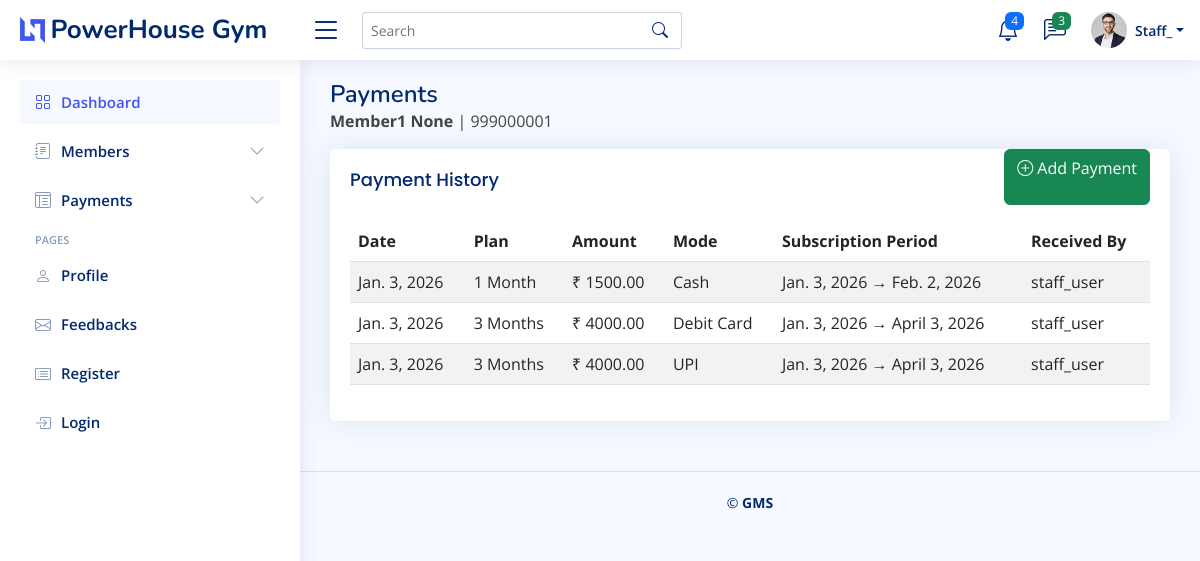
/dashboard/members/1/payments/ (signed in), run on the app's committed database.
### accounts/models.py (models this page shows, shortened)
class User(AbstractUser):
    ROLE_CHOICES = (
        ('owner', 'Gym Owner'),
        ('site_manager', 'Site Manager'),
        ('gym_manager', 'Gym Manager'),
        ('staff', 'Staff'),
    )
    STAY_STATUS_CHOICES = (
        ('pg', 'PG'),
        ('rent', 'Rented Room/House'),
        ('hostel', 'Hostel'),
        ('college', 'School / College'),
        ('other', 'Other'),
    )
    role = models.CharField(
        max_length=20,
        choices=ROLE_CHOICES,
        default='staff',
        db_index=True  # ✅ RBAC checks,
    )
    organization = models.ForeignKey(
        'organizations.Organization',
        on_delete=models.SET_NULL,
        null=True,
        blank=True,
        db_index=True
    )
    branch = models.ForeignKey(
        'organizations.Branch',
        on_delete=models.SET_NULL,
        null=True,
        blank=True,
        db_index=True  # ✅ RBAC checks
    )
    mobile = models.CharField(max_length=20, blank=True, null=True,db_index=True)
    city = models.CharField(max_length=100, blank=True, null=True)
    state = models.CharField(max_length=100, blank=True, null=True)
    country = models.CharField(max_length=100, blank=True, null=True)
    current_stay_status = models.CharField(
        max_length=20,
        choices=STAY_STATUS_CHOICES,
        blank=True,
        null=True
    )
    is_active = models.BooleanField(default=True)
    created_at = models.DateTimeField(auto_now_add=True)
    updated_at = models.DateTimeField(auto_now=True)

### members/models.py (models this page shows, shortened)
class Member(models.Model):
    organization = models.ForeignKey(
        'organizations.Organization',
        on_delete=models.CASCADE,
        related_name='members',
        db_index=True
    )
    branch = models.ForeignKey(
        'organizations.Branch',
        on_delete=models.CASCADE,
        related_name='members',
        db_index=True
    )
    first_name = models.CharField(max_length=100)
    last_name = models.CharField(max_length=100, blank=True, null=True)
    mobile = models.CharField(max_length=20,db_index=True  )
    email = models.EmailField(blank=True, null=True)
    is_active = models.BooleanField(default=True,db_index=True  )
    created_at = models.DateTimeField(auto_now_add=True)
    updated_at = models.DateTimeField(auto_now=True)
    deleted_at = models.DateTimeField(null=True, blank=True)
    deleted_by = models.ForeignKey(
        'accounts.User',
        on_delete=models.SET_NULL,
        null=True,
        blank=True,
        related_name='deleted_members'
    )

### subscriptions/models.py (models this page shows, shortened)
class Payment(models.Model):
    PAYMENT_MODE_CHOICES = (
        ('cash', 'Cash'),
        ('upi', 'UPI'),
        ('debit_card', 'Debit Card'),
        ('credit_card', 'Credit Card'),
        ('bank_transfer', 'Bank Transfer'),
    )
    organization = models.ForeignKey(
        'organizations.Organization',
        on_delete=models.CASCADE,
        related_name='payments',
        db_index=True
    )
    subscription = models.ForeignKey(
        Subscription,
        on_delete=models.CASCADE,
        related_name='payments'
    )
    member = models.ForeignKey(
        'members.Member',
        on_delete=models.CASCADE,
        related_name='payments'
    )
    amount = models.DecimalField(max_digits=10, decimal_places=2)
    payment_mode = models.CharField(
        max_length=20,
        choices=PAYMENT_MODE_CHOICES,
        db_index=True
    )
    payment_ref = models.CharField(
        max_length=100,
        blank=True,
        null=True
    )
    payment_date = models.DateField(db_index=True)
    received_by = models.ForeignKey(
        'accounts.User',
        on_delete=models.SET_NULL,
        null=True,
        related_name='received_payments',
        db_index=True
    )
    is_void = models.BooleanField(default=False, db_index=True)
    voided_at = models.DateTimeField(null=True, blank=True)
    voided_by = models.ForeignKey(
        'accounts.User',
        on_delete=models.SET_NULL,
        null=True,
        blank=True,
        related_name='voided_payments'
    )
    created_at = models.DateTimeField(auto_now_add=True)

class Subscription(models.Model):
    STATUS_CHOICES = (
        ('active', 'Active'),
        ('expired', 'Expired'),
        ('cancelled', 'Cancelled'),
    )
    organization = models.ForeignKey(
        'organizations.Organization',
        on_delete=models.CASCADE,
        related_name='subscriptions',
        db_index=True
    )
    member = models.ForeignKey(
        'members.Member',
        on_delete=models.CASCADE,
        related_name='subscriptions',
        db_index=True
    )
    plan = models.ForeignKey(
        'subscriptions.Plan',
        on_delete=models.PROTECT,
        related_name='subscriptions'
    )
    start_date = models.DateField(db_index=True)
    end_date = models.DateField(db_index=True)
    status = models.CharField(
        max_length=20,
        choices=STATUS_CHOICES,
        default='active',
        db_index=True
    )
    created_by = models.ForeignKey(
        'accounts.User',
        on_delete=models.SET_NULL,
        null=True,
        related_name='created_subscriptions'
    )
    created_at = models.DateTimeField(auto_now_add=True)
    updated_at = models.DateTimeField(auto_now=True)
    deleted_at = models.DateTimeField(null=True, blank=True)
    deleted_by = models.ForeignKey(
        'accounts.User',
        on_delete=models.SET_NULL,
        null=True,
        blank=True,
        related_name='deleted_subscriptions'
    )
    class Meta:
        indexes = [
            models.Index(fields=['member', 'status']),
            models.Index(fields=['end_date']),
        ]
        constraints = [
            models.UniqueConstraint(
                fields=['member'],
                condition=Q(status='active', deleted_at__isnull=True),
                name='one_active_subscription_per_member'
            )
        ]

class Plan(models.Model):
    organization = models.ForeignKey(
        'organizations.Organization',
        on_delete=models.CASCADE,
        related_name='plans',
        db_index=True
    )
    name = models.CharField(max_length=100)
    duration_days = models.PositiveIntegerField()
    amount = models.DecimalField(max_digits=10, decimal_places=2)
    is_active = models.BooleanField(default=True, db_index=True)
    created_at = models.DateTimeField(auto_now_add=True)
    updated_at = models.DateTimeField(auto_now=True)
    deleted_at = models.DateTimeField(null=True, blank=True)
    deleted_by = models.ForeignKey(
        'accounts.User',
        on_delete=models.SET_NULL,
        null=True,
        blank=True,
        related_name='deleted_plans'
    )

### dashboard/views.py (the view)
# urls.py: path('members/<int:member_id>/payments/',views.member_payment_list,name='member_payments'),
@login_required
@role_required(['owner', 'site_manager', 'gym_manager', 'staff'])
def member_payment_list(request, member_id):
    member = get_object_or_404(
        Member,
        id=member_id,
        organization=request.user.organization,
        deleted_at__isnull=True
    )
    payments = (
        Payment.objects
        .filter(member=member)
        .select_related('subscription__plan', 'received_by')
        .order_by('-payment_date')
    )
    return render(
        request,
        'member_payments.html',
        {
            'member': member,
            'payments': payments
        }
    )

### dashboard/templates/member_payments.html (shortened to what this page needs)
{% extends "base.html" %}
{% block content %}
<div class="pagetitle">
  <h1>Payments</h1>
  <p>
    <strong>{{ member.first_name }} {{ member.last_name }}</strong> |
    {{ member.mobile }}
  </p>
</div>
<section class="section">
  <div class="card">
    <div class="card-body">
      <div class="d-flex justify-content-between mb-3">
        <h5 class="card-title mb-0">Payment History</h5>
        <a href="{% url 'dashboard:add_payment' member.id %}"
           class="btn btn-success">
          <i class="bi bi-plus-circle"></i> Add Payment
        </a>
      </div>
      <table class="table table-striped table-hover">
        <thead>
          <tr>
            <th>Date</th>
            <th>Plan</th>
            <th>Amount</th>
            <th>Mode</th>
            <th>Subscription Period</th>
            <th>Received By</th>
          </tr>
        </thead>
        <tbody>
          {% for payment in payments %}
          <tr>
            <td>{{ payment.payment_date }}</td>
            <td>{{ payment.subscription.plan.name }}</td>
            <td>₹ {{ payment.amount }}</td>
            <td>{{ payment.get_payment_mode_display }}</td>
            <td>
              {{ payment.subscription.start_date }}
              →
              {{ payment.subscription.end_date }}
            </td>
            <td>
              {{ payment.received_by.get_full_name|default:payment.received_by.username }}
            </td>
          </tr>
          {% empty %}
          <tr>
            <td colspan="6" class="text-center text-muted">
              No payments found.
            </td>
          </tr>
          {% endfor %}
        </tbody>
      </table>
    </div>
  </div>
</section>
{% endblock %}

### dashboard/templates/header.html (shortened to what this page needs)
{% load static %}
<header id="header" class="header fixed-top d-flex align-items-center">
  <div class="d-flex align-items-center justify-content-between">
    <a href="/" class="logo d-flex align-items-center">
      <img src="{% static 'img/logo.png' %}" alt="" />
      <span class="d-none d-lg-block">PowerHouse Gym</span>
    </a>
    <i class="bi bi-list toggle-sidebar-btn"></i>
  </div>
  <div class="search-bar">
    <form
      class="search-form d-flex align-items-center"
      method="POST"
      action="#"
    >
      <input
        type="text"
        name="query"
        placeholder="Search"
        title="Enter search keyword"
      />
      <button type="submit" title="Search"><i class="bi bi-search"></i></button>
    </form>
  </div>
  <nav class="header-nav ms-auto">
    <ul class="d-flex align-items-center">
      <li class="nav-item dropdown">
        <a class="nav-link nav-icon" href="#" data-bs-toggle="dropdown">
          <i class="bi bi-bell"></i>
          <span class="badge bg-primary badge-number">4</span> </a
        >
      </li>
      <li class="nav-item dropdown">
        <a class="nav-link nav-icon" href="#" data-bs-toggle="dropdown">
          <i class="bi bi-chat-left-text"></i>
          <span class="badge bg-success badge-number">3</span> </a
        >
      </li>
      <li class="nav-item dropdown pe-3">
        <a
          class="nav-link nav-profile d-flex align-items-center pe-0"
          href="#"
          data-bs-toggle="dropdown"
        >
          <img
            src="{% static 'img/profile-img.jpg' %}"
            alt="Profile"
            class="rounded-circle"
          />
          <span class="d-none d-md-block dropdown-toggle ps-2"
            >{{request.user.username | title | slice:":6" }}</span
          > </a
        >
      </li>
    </ul>
  </nav>
</header>

### static/css/style.css (style rules this page uses)
:root { scroll-behavior: smooth; }
body { font-family: "Open Sans", sans-serif; background: #f6f9ff; color: #444444; }
a { color: #4154f1; text-decoration: none; }
h1, h2, h3, h4, h5, h6 { font-family: "Nunito", sans-serif; }
.pagetitle { margin-bottom: 10px; }
.pagetitle h1 { font-size: 24px; margin-bottom: 0; font-weight: 600; color: #012970; }
.card { margin-bottom: 30px; border: none; border-radius: 5px; box-shadow: 0px 0 30px rgba(1, 41, 112, 0.1); }
.card-title { padding: 20px 0 15px 0; font-size: 18px; font-weight: 500; color: #012970; font-family: "Poppins", sans-serif; }
.card-body { padding: 0 20px 20px 20px; }
.logo { line-height: 1; }
@media (min-width: 1200px) { .logo { width: 280px; } }
.logo img { max-height: 26px; margin-right: 6px; }
.logo span { font-size: 26px; font-weight: 700; color: #012970; font-family: "Nunito", sans-serif; }
.header { transition: all 0.5s; z-index: 997; height: 60px; box-shadow: 0px 2px 20px rgba(1, 41, 112, 0.1); background-color: #fff; padding-left: 20px; }
.header .toggle-sidebar-btn { font-size: 32px; padding-left: 10px; cursor: pointer; color: #012970; }
.header .search-bar { min-width: 360px; padding: 0 20px; }
.header .search-form { width: 100%; }
.header .search-form input { border: 0; font-size: 14px; color: #012970; border: 1px solid rgba(1, 41, 112, 0.2); padding: 7px 38px 7px 8px; border-radius: 3px; transition: 0.3s; width: 100%; }
.header .search-form button { border: 0; padding: 0; margin-left: -30px; background: none; }
.header .search-form button i { color: #012970; }
.header-nav ul { list-style: none; }
.header-nav>ul { margin: 0; padding: 0; }
.header-nav .nav-icon { font-size: 22px; color: #012970; margin-right: 25px; position: relative; }
.header-nav .nav-profile { color: #012970; }
.header-nav .nav-profile img { max-height: 36px; }
.header-nav .nav-profile span { font-size: 14px; font-weight: 600; }
.header-nav .badge-number { position: absolute; inset: -2px -5px auto auto; font-weight: normal; font-size: 12px; padding: 3px 6px; }

### data on the page
User: user.username "Staff_"
Member: first_name "Member1", last_name "None", mobile "999000001"
Payment: payment_date "Jan. 3, 2026", subscription.plan.name "1 Month", amount "1500.00", payment_mode "Cash", subscription.start_date "Jan. 3, 2026", subscription.end_date "Feb. 2, 2026", received_by.get_full_name "staff_user"
Payment: payment_date "Jan. 3, 2026", subscription.plan.name "3 Months", amount "4000.00", payment_mode "Debit Card", subscription.start_date "Jan. 3, 2026", subscription.end_date "April 3, 2026", received_by.get_full_name "staff_user"
Payment: payment_date "Jan. 3, 2026", subscription.plan.name "3 Months", amount "4000.00", payment_mode "UPI", subscription.start_date "Jan. 3, 2026", subscription.end_date "April 3, 2026", received_by.get_full_name "staff_user"
